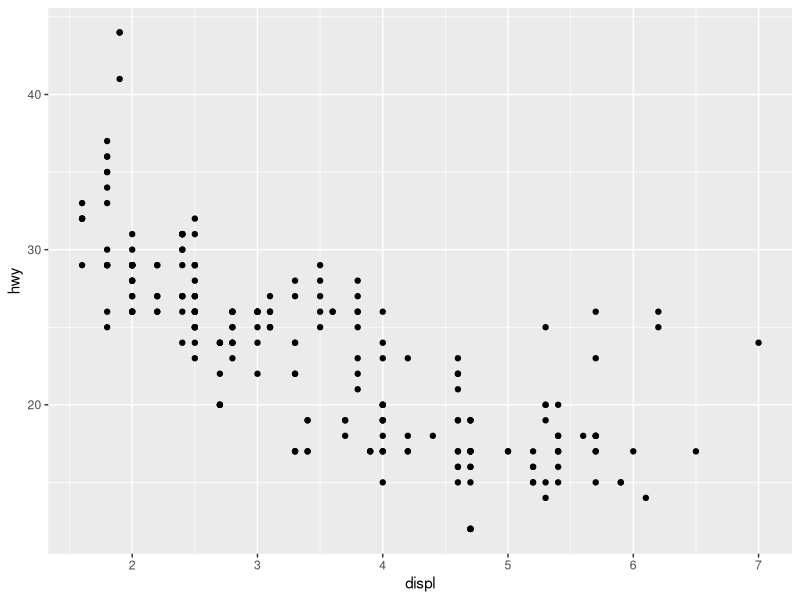
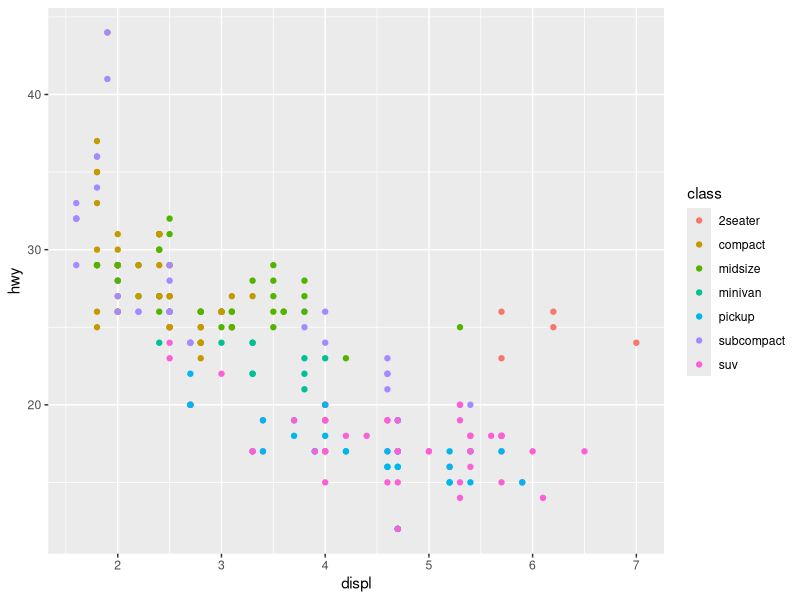
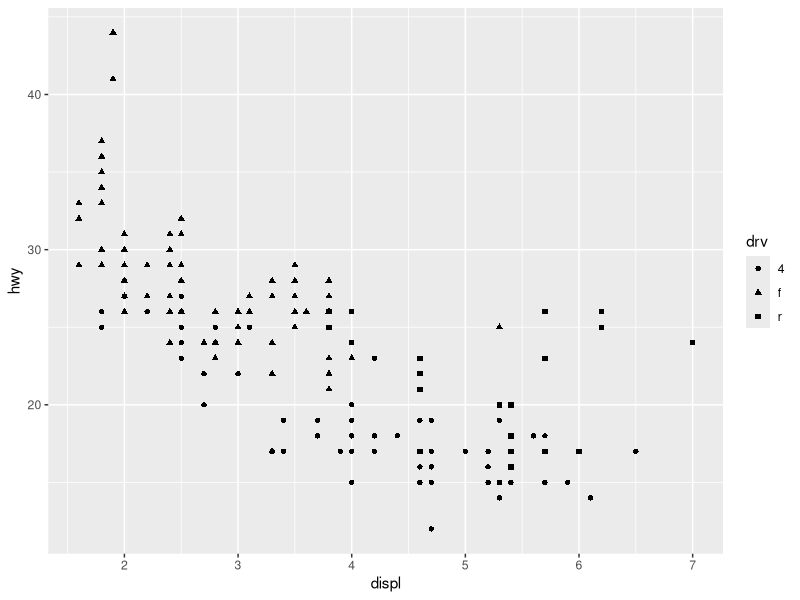
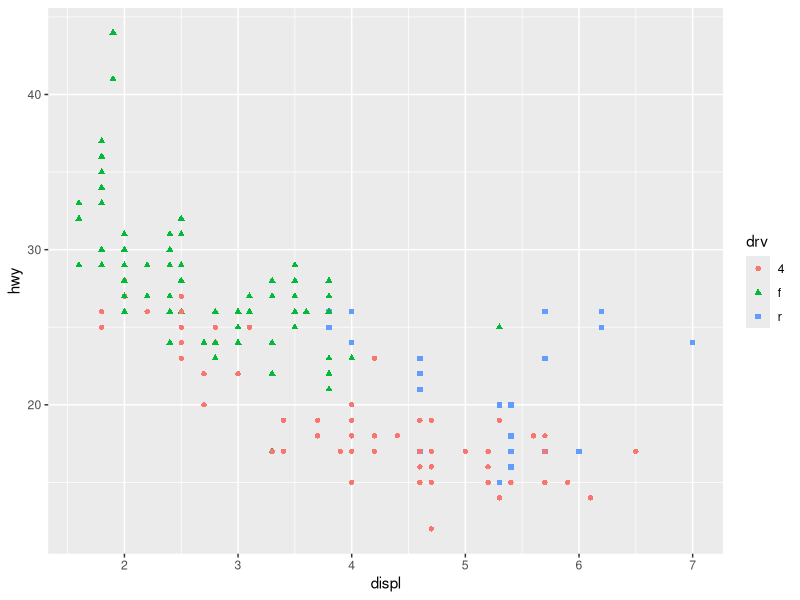
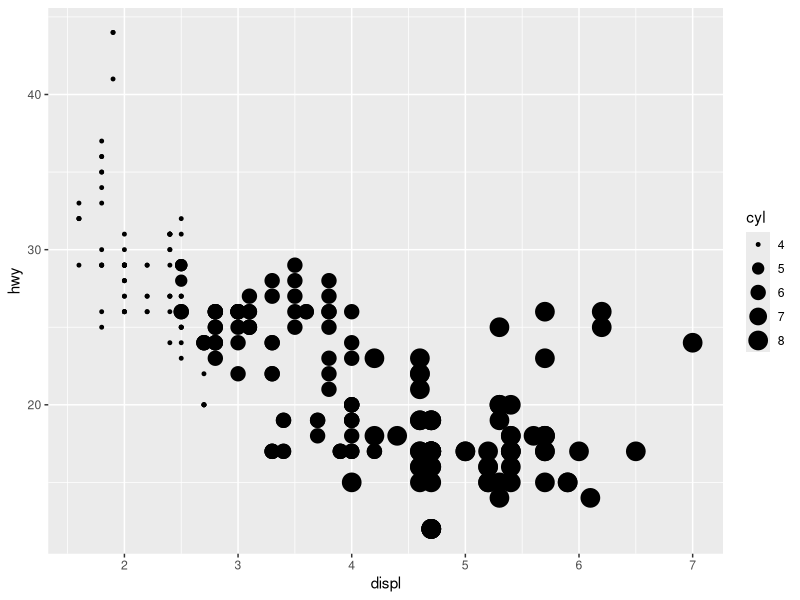
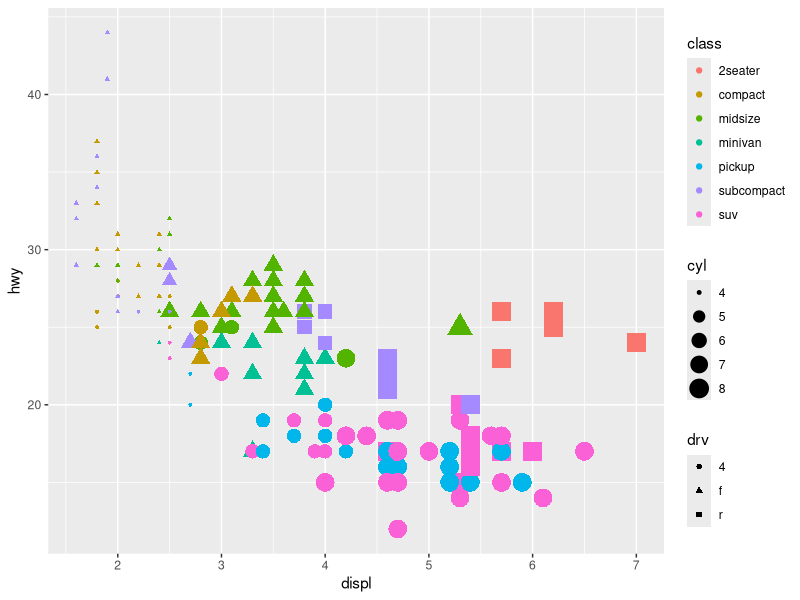
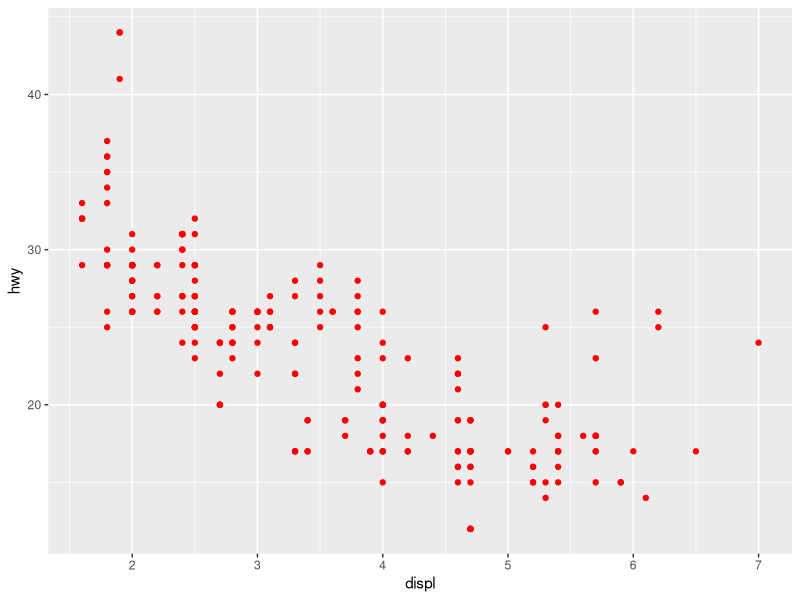
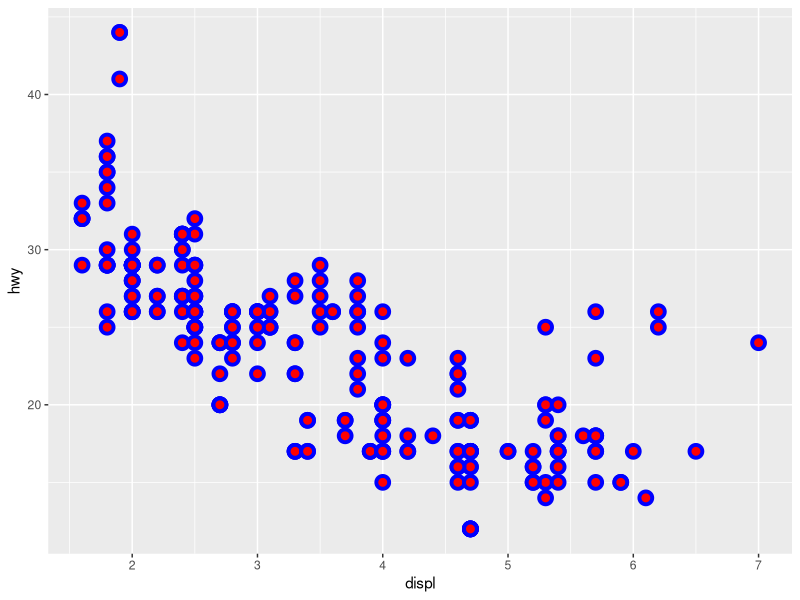

Here is the R script that generated these plots, in order:
library(tidyverse)
ggplot(data = mpg) + 
  geom_point(mapping = aes(x = displ, y = hwy))
# geom_point : 점을 찍겠다, mapping : 데이터의 값을 aes안에 연결, aes : 매핑은 aes로 시작함, setting 사용자가 일정한 값을 지정 aes 밖에서 지정

ggplot(data = mpg) +
  geom_point(mapping = aes(x = displ, y = hwy, color = class))

ggplot(data = mpg) +
  geom_point(mapping = aes(x = displ, y = hwy, shape = drv)) # shape에는 이산형 함수만 들어갈 수 있다.

ggplot(data = mpg) +
  geom_point(mapping = aes(x = displ, y = hwy, color = drv, shape = drv))

ggplot(data = mpg) +
  geom_point(mapping = aes(x = displ, y = hwy, size = cyl))

ggplot(data = mpg) +
  geom_point(mapping = aes(x = displ, y = hwy, color = class, shape = drv, shape = drv, size = cyl))

ggplot(data = mpg) +
  geom_point(mapping = aes(x = displ, y = hwy),color = "red")

ggplot(data = mpg) +
  geom_point(mapping = aes(x = displ, y = hwy), color = "blue", shape = 21, size = 3, fill = "red", stroke = 2)

ggplot(data = mpg) +
  geom_point(mapping = aes(x = displ, y = hwy), color = "blue")

ggplot(data = mpg) +
  geom_point(mapping = aes(x = displ, y = hwy, color = "blue"))

ggplot(data = mpg) +
  geom_point(mapping = aes(x = displ, y = hwy)) +
  facet_wrap(vars(class))

mpg %>% 
  filter(class != "2seater") %>% 
  ggplot() +
  geom_point(aes(x = displ, y = hwy)) +
  facet_wrap(vars(class))

pp <- mpg %>% 
  filter(class != "2seater") %>% 
  ggplot() +
  geom_point(aes(x = displ, y = hwy))

pp +
  facet_wrap(vars(class), ncol = 2)
pp +
  facet_wrap(vars(class), ncol = 2, dir = "v")
